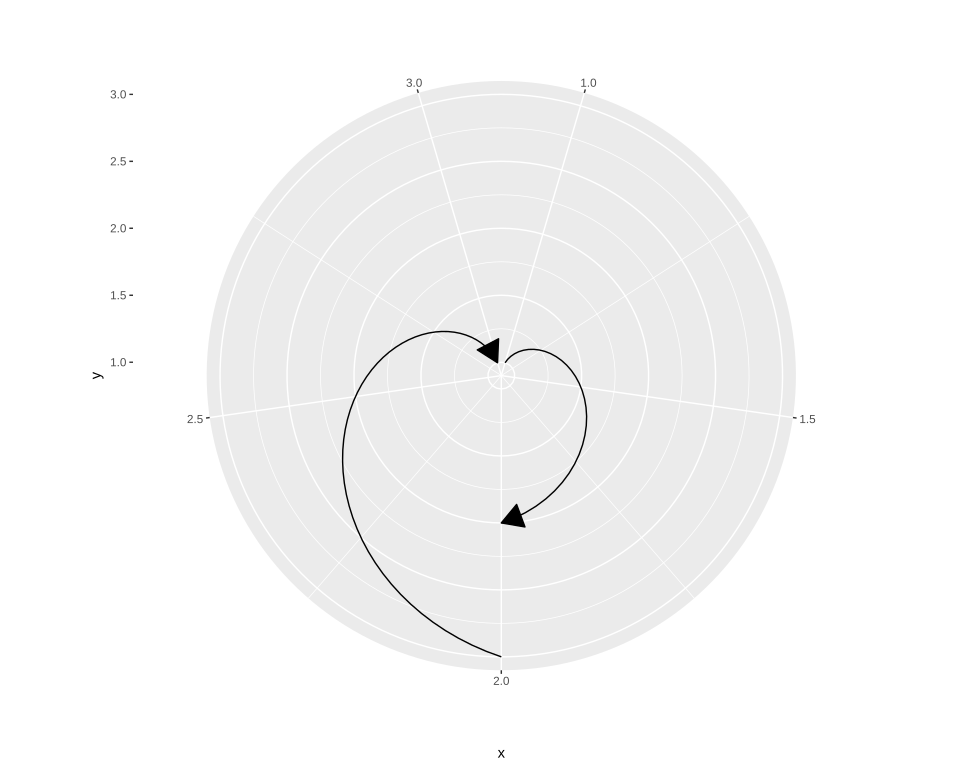

This chart was generated by the following R code:
# The plot test/golden/segment_arrow_radial.svg draws, drawn by ggplot2 itself, as ggplot2's own
# visual tests draw their snapshots: the independent check on that golden whenever it changes. The
# suite never runs this; it needs R, ggplot2 and vdiffr, saved as the Docker image
# giggly-r:ggplot2-4.0.3. From the repository's root:
#
#   docker run --rm -v "$PWD/test/golden":/golden:ro giggly-r:ggplot2-4.0.3 \
#     Rscript /golden/segment_arrow_radial.R > segment_arrow_radial.ggplot2.svg
#
# and compare the two drawings element by element, as test/golden/point.R describes.
#
# Segments in radial coordinates with closed heads and `arrow.fill = "white"`: each drawn as a path,
# its head at the end of the munched line, and filled black, its line's colour, not white, since
# GeomSegment hands GeomPath its arrow without its arrow.fill. First checked with ggplot2 4.0.3 and
# vdiffr 1.0.9: every element matches, in order, and every clip path but svglite's around the whole
# drawing, as in test/golden/radial.R.

library(ggplot2)

df <- data.frame(x = c(1, 2), y = c(1, 3), xend = c(2, 3), yend = c(2, 1))
plot <- ggplot(df, aes(x, y, xend = xend, yend = yend)) +
  geom_segment(arrow = arrow(type = "closed"), arrow.fill = "white") +
  coord_radial() +
  theme_gray()

file <- tempfile(fileext = ".svg")
vdiffr::write_svg(plot, file)
cat(readLines(file), sep = "\n")
